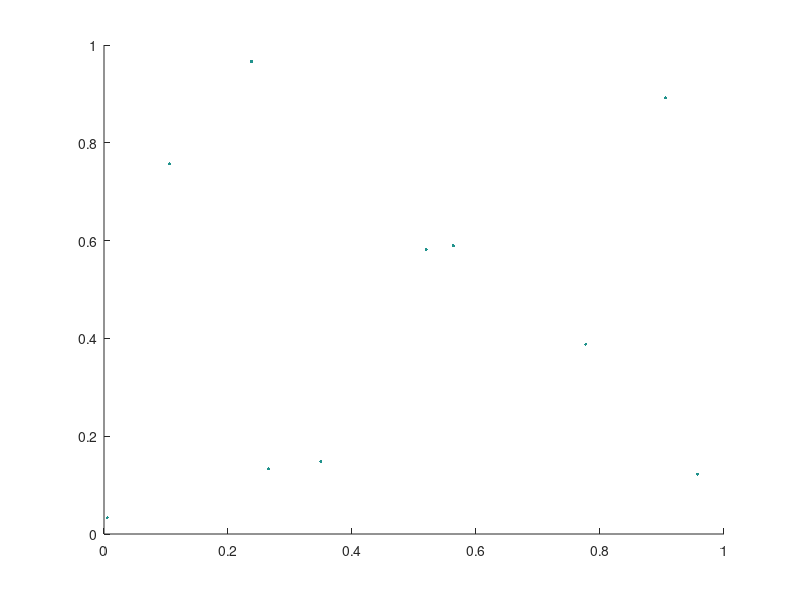

Recreate this plot in MATLAB.

L = rand(10,2);

for i=1:(length(L)-1)
  for j=(i+1):length(L) 
    Dist(i,j)=sum((L(i,:)-L(j,:)).^2);       % L^2 distance between them
    Dist(j,i)=Dist(i,j);
  end
end

n1 = length(Dist);

Max = max(max(Dist));
Sum=sum(Dist')';

NG = n1;                                   % number of groups right now

Group(NG,:) = 1:n1;                        % group numbers with N groups

while NG > 1,
  [N,a] = min(Dist+eye(length(Dist))*Max);% find smallest non-zero distance
  [M,b] = min(N);

  c = a(b);                               % (c,d) is the minimal pair
  d = b;

  if Group(NG,c) ~= Group(NG,d),          % items come from different groups
    g = Group(NG,c);
    Group(NG-1,:) = Group(NG,:);          % keep other group numbers
    Group(NG-1,find(Group(NG,:) == Group(NG,d))) = g;
    NG = NG - 1;                          % number of groups is smaller

    A = zeros(1,n1);                        % now renumber groups
    for j=1:n1,
      A(Group(NG,j)) = A(Group(NG,j)) + 1;  % count number in each group
    end
    [y,i] = sort(-A);                       % sort in decreasing order
    k(i) = 1:n1;                            % k is inverse of i
    for j=1:n1,
      Group(NG,j) = k(Group(NG,j));      
    end
  end

  Dist(c,d) = Max;                        % do not consider this pair again
  Dist(d,c) = Max;
end

figure(1)

for i=n1:-1:1,
  fprintf('%2d groups\n',i);
  fprintf('%2d ', Group(i,:));
  fprintf('\n');
  scatter(L(:,1),L(:,2),5*ones(n1,1),Group(i,:),'filled');
  pause
end

